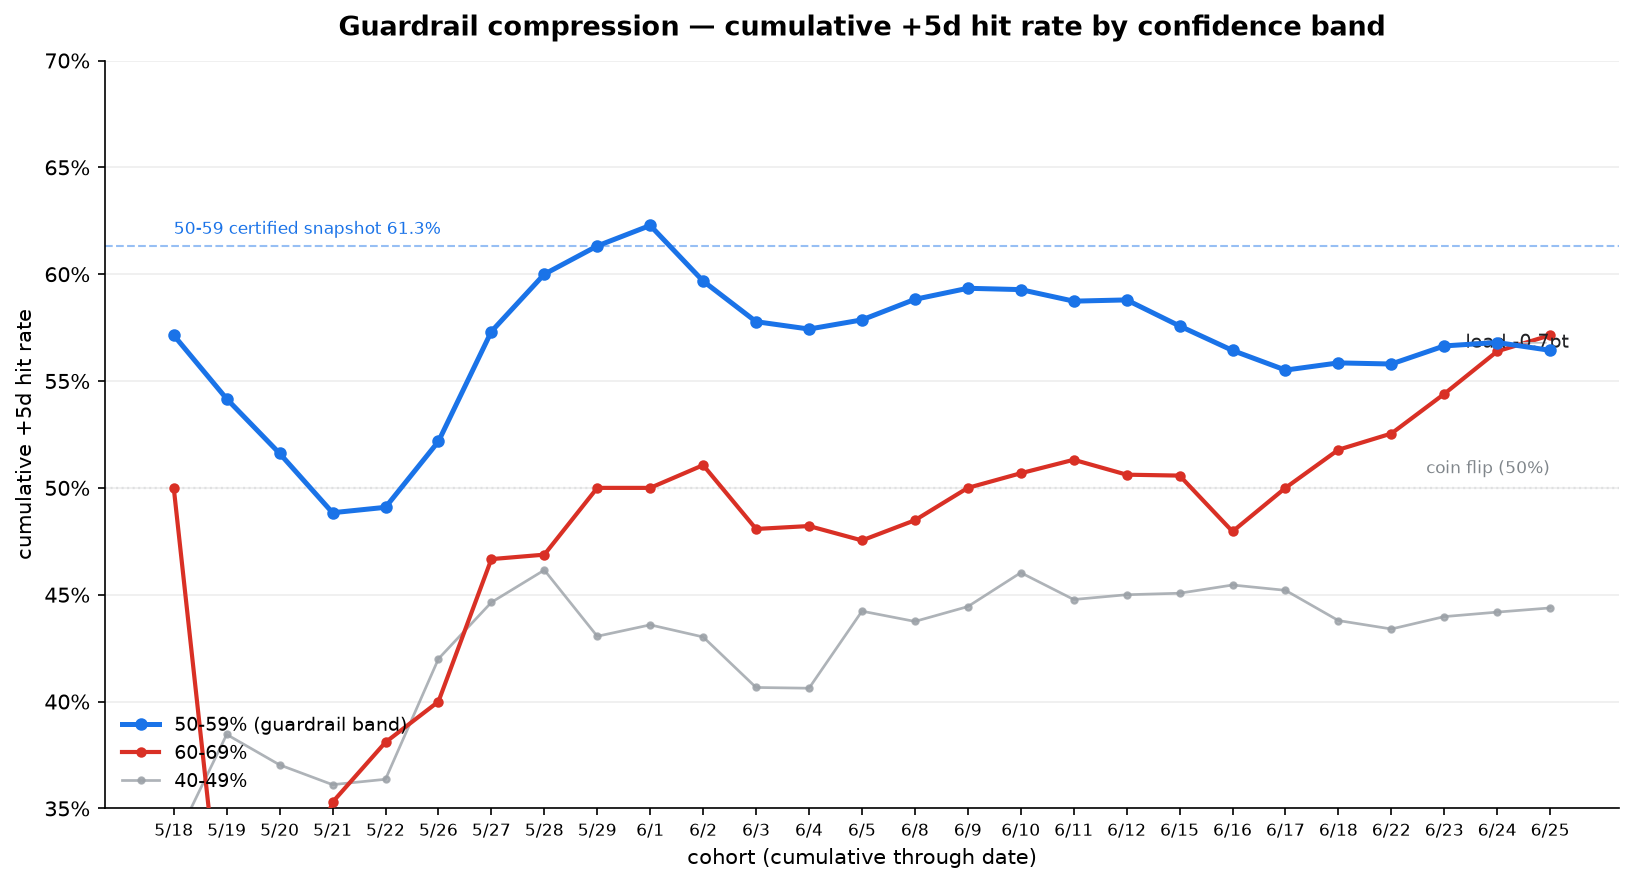

This figure's Python source:
#!/usr/bin/env python3
"""
guardrail_trace.py — Confidence-band guardrail compression trace.

The Phase 2 GO/NO-GO guardrail is "the 50-59% confidence band leads +5d accuracy."
Certified snapshot was 61.3% (n=216). As live +5d outcomes resolve, the cumulative
50-59% rate has eased (61.3 -> ~58.7). This harness traces, cohort by cohort, the
running-cumulative +5d hit rate of each confidence band so we can see whether the
50-59% lead over 60-69% is leveling off or trending toward a crossover (the failure
condition for the guardrail).

Source of truth: the Signals tab. A signal counts once its +5d outcome (Was-Right-5d,
col N) has resolved. Bands use closing-price-based Was-Right exactly as the tracker
computes it. Read-only on the source; never transcribes.

With --embed-into, also writes a "Live Cohort Scoreboard" sheet: one row per Phase 3-A
cohort (date >= --phase3a-start) with the per-cohort pairwise verdict (50-59% > 60-69%),
the cumulative lead through that cohort, and a regime flag from the cohort-wide hit rate.

Usage:
    python3 guardrail_trace.py --tracker claude_equity_bot_tracker.xlsx
    python3 guardrail_trace.py --tracker t.xlsx --since 2026-05-18 --until 2026-06-11
    python3 guardrail_trace.py --tracker t.xlsx --out-dir viz   # PNG destination
"""
from __future__ import annotations
import argparse
import datetime as dt
import os
import sys
from collections import defaultdict

import openpyxl

SIGNALS_SHEET = "Signals"
FIRST_DATA_ROW = 5
COL = dict(date=1, conf=5, right5=14)

# Bands as [low, high) on the confidence FRACTION (0.xx). 70%+ is the actionable
# tier (tiny n in Phase 2) and is reported separately if present.
BANDS = [("40-49%", 0.40, 0.50), ("50-59%", 0.50, 0.60), ("60-69%", 0.60, 0.70)]
LEAD_BAND = "50-59%"      # the guardrail band
RIVAL_BAND = "60-69%"     # the band it must stay above
CERTIFIED_LEAD = 0.613    # Phase 2 certified snapshot for 50-59% (n=216)
SHEET_NAME = "Guardrail Trace"   # name of the sheet written by --embed-into

# --- Live Cohort Scoreboard (Phase 3-A) ---
PHASE3A_START = dt.date(2026, 6, 15)        # first live advisory cohort
SCOREBOARD_SHEET = "Live Cohort Scoreboard"
# Regime flag keyed off the cohort-wide +5d hit rate (all confidences pooled).
# When forward returns are broadly adverse, every band compresses toward ~50% and
# the band ordering carries little information — so low-hit cohorts get flagged and
# weighted lightly. These thresholds are reporting aids, not statistical cutoffs.
REGIME_COMPRESSED = 0.40   # below: broad misses, bands can't separate
REGIME_CLEAN = 0.55        # above: bands have room to rank cleanly


def conf_frac(v):
    if v is None:
        return None
    return float(v) / 100.0 if v > 1.0 else float(v)


def band_of(c):
    if c is None:
        return None
    for name, lo, hi in BANDS:
        if lo <= c < hi:
            return name
    return None


def resolved(v):
    return str(v).strip().upper() in ("YES", "NO")


def is_hit(v):
    return str(v).strip().upper() == "YES"


def regime_of(cohort_hit):
    """Map a cohort-wide +5d hit rate to its regime label. Single source of truth
    for both the scoreboard's Regime column and the --stratify-regime mode."""
    if cohort_hit is None:
        return "\u2013"   # en-dash: no resolved signals
    if cohort_hit < REGIME_COMPRESSED:
        return "compressed"
    if cohort_hit > REGIME_CLEAN:
        return "clean"
    return "mixed"


def load_cohorts(tracker, since, until):
    """Return ordered list of (date, {band: [hits, n]}) for resolved +5d signals."""
    wb = openpyxl.load_workbook(tracker, data_only=True, read_only=True)
    ws = wb[SIGNALS_SHEET]
    # per (date, band) tally
    agg = defaultdict(lambda: defaultdict(lambda: [0, 0]))  # date -> band -> [hits, n]
    for row in ws.iter_rows(min_row=FIRST_DATA_ROW):
        d = row[COL["date"] - 1].value
        if d is None:
            continue
        dd = d.date() if isinstance(d, dt.datetime) else d
        if not isinstance(dd, dt.date):
            continue
        if since and dd < since:
            continue
        if until and dd > until:
            continue
        r5 = row[COL["right5"] - 1].value
        if not resolved(r5):
            continue
        b = band_of(conf_frac(row[COL["conf"] - 1].value))
        if b is None:
            continue
        cell = agg[dd][b]
        cell[1] += 1
        if is_hit(r5):
            cell[0] += 1
    wb.close()
    return sorted(agg.items())


def load_cohort_totals(tracker, since, until):
    """Return {date: [hits, n]} over ALL resolved +5d signals in a cohort,
    regardless of confidence band (incl. <40% and 70%+). This pooled rate is the
    cohort-wide difficulty signal the regime flag keys off."""
    wb = openpyxl.load_workbook(tracker, data_only=True, read_only=True)
    ws = wb[SIGNALS_SHEET]
    totals = defaultdict(lambda: [0, 0])  # date -> [hits, n]
    for row in ws.iter_rows(min_row=FIRST_DATA_ROW):
        d = row[COL["date"] - 1].value
        if d is None:
            continue
        dd = d.date() if isinstance(d, dt.datetime) else d
        if not isinstance(dd, dt.date):
            continue
        if since and dd < since:
            continue
        if until and dd > until:
            continue
        r5 = row[COL["right5"] - 1].value
        if not resolved(r5):
            continue
        totals[dd][1] += 1
        if is_hit(r5):
            totals[dd][0] += 1
    wb.close()
    return totals


def trace(cohorts):
    """Build per-cohort + cumulative rows. Returns (table_rows, series)."""
    cum = defaultdict(lambda: [0, 0])  # band -> [hits, n]
    table, series = [], defaultdict(list)
    dates = []
    for d, bands in cohorts:
        for name, _, _ in BANDS:
            h, n = bands.get(name, [0, 0])
            cum[name][0] += h
            cum[name][1] += n
        dates.append(d)
        row = {"date": d}
        for name, _, _ in BANDS:
            ch, cn = bands.get(name, [0, 0])
            tot_h, tot_n = cum[name]
            row[name] = (ch, cn, (tot_h / tot_n if tot_n else None))
            series[name].append(tot_h / tot_n if tot_n else None)
        table.append(row)
    return table, series, dates


def print_table(table):
    L, R = LEAD_BAND, RIVAL_BAND
    print(f"\n{'cohort':<11}  {'50-59 (coh)':>11}  {'60-69 (coh)':>11}  "
          f"{'cum 50-59':>9}  {'cum 60-69':>9}  {'cum 40-49':>9}  {'lead gap':>8}")
    print("-" * 86)
    for r in table:
        lh, ln, lc = r[L]
        rh, rn, rc = r[R]
        _, _, oc = r["40-49%"]
        coh_l = f"{lh}/{ln}" if ln else "  –"
        coh_r = f"{rh}/{rn}" if rn else "  –"
        gap = (lc - rc) if (lc is not None and rc is not None) else None
        print(f"{r['date']:%Y-%m-%d}  {coh_l:>11}  {coh_r:>11}  "
              f"{(f'{lc:.1%}' if lc is not None else '–'):>9}  "
              f"{(f'{rc:.1%}' if rc is not None else '–'):>9}  "
              f"{(f'{oc:.1%}' if oc is not None else '–'):>9}  "
              f"{(f'{gap*100:+.1f}pt' if gap is not None else '–'):>8}")


def make_chart_weekly(cohorts, series, dates, out_path):
    """Weekly-aggregated guardrail chart (fixes the unbounded-x squish).

    WHY: one x-tick per cohort grows +1 every trading day (39 -> 49 -> ...),
    so the axis always eventually squishes. Aggregating cohorts into ISO weeks
    changes growth to ~+1 tick/week and buries less signal in noise (per-cohort
    bands swing 33-88% on n=5-11; weekly they read on n=18-57).

    Bars   = that week's own hit rate per band (recent behaviour).
    Lines  = cumulative hit rate (the long-run trend the trace has always shown).
    """
    import matplotlib
    matplotlib.use("Agg")
    import matplotlib.pyplot as plt
    from matplotlib.ticker import FuncFormatter
    from collections import OrderedDict

    # aggregate per-cohort hits/n into ISO weeks
    wk = OrderedDict()
    for (d, bands) in cohorts:
        key = f"wk{d.isocalendar()[1]}"
        cell = wk.setdefault(key, {n: [0, 0] for n, _, _ in BANDS})
        for name, _, _ in BANDS:
            h, n = bands.get(name, [0, 0])
            cell[name][0] += h
            cell[name][1] += n
    weeks = list(wk.keys())
    x = list(range(len(weeks)))

    def wrate(name):
        return [(wk[w][name][0] / wk[w][name][1] if wk[w][name][1] else None)
                for w in weeks]

    # cumulative value at each week's LAST cohort (reuse the existing series)
    last_idx, seen = [], set()
    for i, d in enumerate(dates):
        seen.add(f"wk{d.isocalendar()[1]}")
        if len(seen) == len(last_idx) + 1:
            last_idx.append(i)
        else:
            last_idx[-1] = i
    cum_lead = [series[LEAD_BAND][i] for i in last_idx]
    cum_rival = [series[RIVAL_BAND][i] for i in last_idx]

    fig, ax = plt.subplots(figsize=(11, 6))
    w = 0.36
    lead_w = wrate(LEAD_BAND)
    rival_w = wrate(RIVAL_BAND)
    ax.bar([i - w / 2 for i in x], [v if v is not None else 0 for v in lead_w],
           width=w, color="#1a73e8", alpha=0.30, label="50-59% (that week)", zorder=2)
    ax.bar([i + w / 2 for i in x], [v if v is not None else 0 for v in rival_w],
           width=w, color="#d93025", alpha=0.30, label="60-69% (that week)", zorder=2)
    ax.plot(x, cum_lead, "-o", color="#1a73e8", lw=2.4, ms=5,
            label="50-59% (cumulative)", zorder=4)
    ax.plot(x, cum_rival, "-o", color="#d93025", lw=2.0, ms=4,
            label="60-69% (cumulative)", zorder=3)

    ax.axhline(0.50, ls=":", lw=1, color="#9aa0a6", zorder=1)
    ax.axhline(CERTIFIED_LEAD, ls="--", lw=1, color="#1a73e8", alpha=0.45, zorder=1)
    ax.text(x[0], CERTIFIED_LEAD + 0.006, "50-59 certified snapshot 61.3%",
            color="#1a73e8", fontsize=8, ha="left", va="bottom")

    lead_gap = (cum_lead[-1] - cum_rival[-1]) * 100 if cum_lead and cum_rival else 0.0
    ax.set_title("Guardrail trace (weekly) — bars: that week · lines: cumulative"
                 f"   |   final lead {lead_gap:+.1f}pt",
                 fontsize=13, fontweight="bold", pad=12)
    ax.set_xlabel("ISO week (cohorts aggregated)", fontsize=10)
    ax.set_ylabel("+5d hit rate", fontsize=10)
    ax.set_xticks(x)
    ax.set_xticklabels(weeks, fontsize=9)
    ax.yaxis.set_major_formatter(FuncFormatter(lambda v, _: f"{v:.0%}"))
    ax.set_ylim(0.0, 1.0)
    ax.grid(axis="y", color="#eee", lw=0.8)
    for sp in ("top", "right"):
        ax.spines[sp].set_visible(False)
    ax.legend(loc="lower left", frameon=False, fontsize=8, ncol=2)
    fig.tight_layout()
    fig.savefig(out_path, dpi=150, bbox_inches="tight")
    plt.close(fig)
    return weeks


def make_chart(table, series, dates, out_path):
    import matplotlib
    matplotlib.use("Agg")
    import matplotlib.pyplot as plt
    from matplotlib.ticker import FuncFormatter

    x = list(range(len(dates)))
    labels = [f"{d.month}/{d.day}" for d in dates]
    fig, ax = plt.subplots(figsize=(11, 6))

    ax.axhline(0.50, ls=":", lw=1, color="#9aa0a6", zorder=1)
    ax.text(x[-1], 0.505, "coin flip (50%)", color="#80868b", fontsize=8,
            ha="right", va="bottom")
    ax.axhline(CERTIFIED_LEAD, ls="--", lw=1, color="#1a73e8", alpha=0.45, zorder=1)
    ax.text(x[0], CERTIFIED_LEAD + 0.004, "50-59 certified snapshot 61.3%",
            color="#1a73e8", fontsize=8, ha="left", va="bottom")

    ax.plot(x, series[LEAD_BAND], "-o", color="#1a73e8", lw=2.4, ms=5,
            label="50-59% (guardrail band)", zorder=4)
    ax.plot(x, series[RIVAL_BAND], "-o", color="#d93025", lw=2.0, ms=4,
            label="60-69%", zorder=3)
    ax.plot(x, series["40-49%"], "-o", color="#9aa0a6", lw=1.3, ms=3,
            alpha=0.8, label="40-49%", zorder=2)

    # shade the lead gap at the final point
    yl, yr = series[LEAD_BAND][-1], series[RIVAL_BAND][-1]
    ax.annotate(f"lead {((yl - yr) * 100):+.1f}pt",
                xy=(x[-1], (yl + yr) / 2), xytext=(x[-1] - 1.6, (yl + yr) / 2),
                fontsize=9, color="#202124", va="center",
                arrowprops=dict(arrowstyle="-", color="#bdc1c6", lw=0.8))

    ax.set_title("Guardrail compression — cumulative +5d hit rate by confidence band",
                 fontsize=13, fontweight="bold", pad=12)
    ax.set_xlabel("cohort (cumulative through date)", fontsize=10)
    ax.set_ylabel("cumulative +5d hit rate", fontsize=10)
    ax.set_xticks(x)
    ax.set_xticklabels(labels, rotation=0, fontsize=8)
    ax.yaxis.set_major_formatter(FuncFormatter(lambda v, _: f"{v:.0%}"))
    ax.set_ylim(0.35, 0.70)
    ax.grid(axis="y", color="#eee", lw=0.8)
    for s in ("top", "right"):
        ax.spines[s].set_visible(False)
    ax.legend(loc="lower left", frameon=False, fontsize=9)
    fig.tight_layout()
    fig.savefig(out_path, dpi=150, bbox_inches="tight")
    plt.close(fig)


def embed_into_workbook(table, series, dates, png_path, embed_path):
    """Write/refresh a 'Guardrail Trace' sheet — auditable data table + the
    trajectory chart image + a summary — into embed_path so the chart travels
    with the workbook. Idempotent: replaces the sheet if it already exists."""
    import openpyxl
    from openpyxl.styles import Font, Alignment, PatternFill, Border, Side
    from openpyxl.drawing.image import Image as XLImage

    wb = openpyxl.load_workbook(embed_path)
    if SHEET_NAME in wb.sheetnames:
        del wb[SHEET_NAME]
    ws = wb.create_sheet(SHEET_NAME)

    hdr_fill = PatternFill("solid", fgColor="1A237E")
    hdr_font = Font(bold=True, color="FFFFFF", size=10)
    thin = Side(style="thin", color="D9D9D9")
    bd = Border(left=thin, right=thin, top=thin, bottom=thin)

    ws["A1"] = "Guardrail Compression Trace — cumulative +5d hit rate by confidence band"
    ws["A1"].font = Font(bold=True, size=13)
    ws["A2"] = (f"Auto-generated by guardrail_trace.py · source: Signals tab · "
                f"as of {dates[-1]:%Y-%m-%d}. The 50-59% band must lead 60-69%.")
    ws["A2"].font = Font(italic=True, size=9, color="666666")

    headers = ["Cohort", "50-59 (coh)", "60-69 (coh)", "cum 50-59",
               "cum 60-69", "cum 40-49", "lead gap (pt)"]
    hr = 4
    for j, h in enumerate(headers, start=1):
        c = ws.cell(hr, j, h)
        c.fill = hdr_fill
        c.font = hdr_font
        c.alignment = Alignment(horizontal="center")
        c.border = bd

    L, R = LEAD_BAND, RIVAL_BAND
    for i, r in enumerate(table):
        rr = hr + 1 + i
        lh, ln, lc = r[L]
        rh, rn, rc = r[R]
        _, _, oc = r["40-49%"]
        ws.cell(rr, 1, r["date"]).number_format = "m/d"
        ws.cell(rr, 2, (f"{lh}/{ln}" if ln else "–")).alignment = Alignment(horizontal="center")
        ws.cell(rr, 3, (f"{rh}/{rn}" if rn else "–")).alignment = Alignment(horizontal="center")
        for col, val in ((4, lc), (5, rc), (6, oc)):
            ws.cell(rr, col, val).number_format = "0.0%"
        gap = (lc - rc) if (lc is not None and rc is not None) else None
        ws.cell(rr, 7, (round(gap * 100, 1) if gap is not None else None)).number_format = "0.0"
        for j in range(1, 8):
            ws.cell(rr, j).border = bd
    last = hr + len(table)
    for j, w in enumerate([9, 11, 11, 10, 10, 10, 12], start=1):
        ws.column_dimensions[chr(64 + j)].width = w

    # summary block under the table
    lc, rc, oc = series[L][-1], series[R][-1], series["40-49%"][-1]
    gaps = [series[L][i] - series[R][i] for i in range(len(dates))
            if series[L][i] is not None and series[R][i] is not None]
    sr = last + 2
    ws.cell(sr, 1, f"As of {dates[-1]:%Y-%m-%d}").font = Font(bold=True)
    ws.cell(sr + 1, 1, f"50-59% {lc:.1%}   ·   60-69% {rc:.1%}   ·   40-49% {oc:.1%}")
    ws.cell(sr + 2, 1, f"lead (50-59 over 60-69): {(lc - rc) * 100:+.1f}pt"
                       f"    ·    drift from certified 61.3%: {(lc - CERTIFIED_LEAD) * 100:+.1f}pt")
    if len(gaps) >= 4:
        recent = gaps[-3:]
        slope = recent[-1] - recent[0]
        trend = ("widening" if slope > 0.01 else
                 "narrowing" if slope < -0.01 else "roughly flat")
        ws.cell(sr + 3, 1, f"lead gap, last 3 cohorts: {trend} "
                           f"({recent[0] * 100:+.1f}pt → {recent[-1] * 100:+.1f}pt)")

    # embed the polished trajectory chart to the right of the table
    if png_path and os.path.exists(png_path):
        img = XLImage(png_path)
        scale = min(1.0, 760.0 / float(img.width))   # cap width ~760 px
        img.width = int(img.width * scale)
        img.height = int(img.height * scale)
        ws.add_image(img, "I4")

    wb.save(embed_path)


def build_scoreboard(cohorts, totals, series, dates, phase3a_start):
    """One row per Phase 3-A cohort (date >= phase3a_start). Each row carries the
    per-cohort guardrail verdict, the cumulative lead through that cohort, and a
    regime flag from the cohort-wide hit rate.

    'Held' is the guardrail's PAIRWISE claim (50-59% > 60-69%) — deliberately
    distinct from the tracker's stricter 'is 50-59 the top band' Pattern, so a
    cohort can read NO in the tracker yet still hold the pairwise claim."""
    L, R = LEAD_BAND, RIVAL_BAND
    date_index = {d: i for i, d in enumerate(dates)}
    rows = []
    for d, bands in cohorts:
        if d < phase3a_start:
            continue
        th, tn = totals.get(d, [0, 0])
        cohort_hit = (th / tn) if tn else None
        rates = {}
        for name, _, _ in BANDS:
            h, n = bands.get(name, [0, 0])
            rates[name] = (h, n, (h / n) if n else None)
        l_h, l_n, l_rate = rates[L]
        _, _, r_rate = rates[R]
        if l_rate is not None and r_rate is not None:
            held = "YES" if l_rate > r_rate else ("TIE" if l_rate == r_rate else "NO")
        else:
            held = "n/a"
        present = [(name.replace("%", ""), rates[name][2], rates[name][1])
                   for name, _, _ in BANDS if rates[name][1] > 0]
        present.sort(key=lambda x: x[1], reverse=True)
        parts = []
        for k, (nm, rt, nn) in enumerate(present):
            sep = "" if k == 0 else (" = " if abs(rt - present[k - 1][1]) < 1e-9 else " > ")
            parts.append(f"{sep}{nm} {rt:.0%}({nn})")
        order = "".join(parts) if present else "–"
        idx = date_index[d]
        cl, cr = series[L][idx], series[R][idx]
        cum_lead = (cl - cr) if (cl is not None and cr is not None) else None
        regime = regime_of(cohort_hit)
        rows.append(dict(date=d, n=tn, l_h=l_h, l_n=l_n, l_rate=l_rate, held=held,
                         order=order, cum_lead=cum_lead, cohort_hit=cohort_hit,
                         regime=regime))
    return rows


def print_scoreboard(rows):
    print("\n" + "=" * 60)
    print("LIVE COHORT SCOREBOARD (Phase 3-A) — 50-59% vs 60-69% out-of-sample")
    if not rows:
        print("  (no Phase 3-A cohorts have resolved their +5d yet)")
        return
    print(f"{'cohort':<11}{'n':>4}  {'50-59%':>13}  {'held':>4}  "
          f"{'band order (by hit)':<26}{'cum lead':>9}  {'coh hit':>7}  {'regime':<11}")
    print("-" * 98)
    for r in rows:
        rate = (f"{r['l_h']} of {r['l_n']} ({r['l_rate']:.0%})" if r['l_n'] else "–")
        cl = (f"{r['cum_lead'] * 100:+.1f}pt" if r['cum_lead'] is not None else "–")
        ch = (f"{r['cohort_hit']:.0%}" if r['cohort_hit'] is not None else "–")
        print(f"{r['date']:%Y-%m-%d}{r['n']:>4}  {rate:>13}  {r['held']:>4}  "
              f"{r['order']:<26}{cl:>9}  {ch:>7}  {r['regime']:<11}")
    held_yes = sum(1 for r in rows if r["held"] == "YES")
    held_tot = sum(1 for r in rows if r["held"] in ("YES", "NO"))
    print(f"\n  pairwise held (50-59 > 60-69): {held_yes} of {held_tot} live cohorts"
          "   ·   compressed cohorts are low-information")


def embed_scoreboard_sheet(rows, embed_path, as_of):
    """Write/refresh a 'Live Cohort Scoreboard' sheet into embed_path. Idempotent:
    replaces the sheet if present. No formulas — static, recalc-safe."""
    import openpyxl
    from openpyxl.styles import Font, Alignment, PatternFill, Border, Side

    wb = openpyxl.load_workbook(embed_path)
    if SCOREBOARD_SHEET in wb.sheetnames:
        del wb[SCOREBOARD_SHEET]
    ws = wb.create_sheet(SCOREBOARD_SHEET)

    hdr_fill = PatternFill("solid", fgColor="0B6E4F")
    hdr_font = Font(bold=True, color="FFFFFF", size=10)
    thin = Side(style="thin", color="D9D9D9")
    bd = Border(left=thin, right=thin, top=thin, bottom=thin)
    green = PatternFill("solid", fgColor="E6F4EA")
    red = PatternFill("solid", fgColor="FCE8E6")
    amber = PatternFill("solid", fgColor="FEF7E0")
    grey = PatternFill("solid", fgColor="F1F3F4")

    ws["A1"] = "Live Cohort Scoreboard — Phase 3-A out-of-sample guardrail"
    ws["A1"].font = Font(bold=True, size=13)
    ws["A2"] = (f"Auto-generated by guardrail_trace.py · source: Signals tab · as of "
                f"{as_of:%Y-%m-%d}. One row per live cohort. 'Held' = the guardrail's "
                "pairwise claim, 50-59% > 60-69% (distinct from the tracker's stricter "
                "'is 50-59 the top band' Pattern). Regime is keyed off the cohort-wide +5d "
                "hit rate: <40% compressed (bands can't separate), >55% clean — weight "
                "compressed cohorts lightly.")
    ws["A2"].font = Font(italic=True, size=9, color="666666")
    ws["A2"].alignment = Alignment(wrap_text=True, vertical="top")
    ws.merge_cells("A2:I2")
    ws.row_dimensions[2].height = 54

    headers = ["Cohort", "n", "50-59% (h/n)", "50-59%", "Held (50-59>60-69)",
               "Cohort band order (by hit)", "Cum lead (pt)", "Cohort hit%", "Regime"]
    hr = 4
    for j, h in enumerate(headers, start=1):
        c = ws.cell(hr, j, h)
        c.fill = hdr_fill
        c.font = hdr_font
        c.alignment = Alignment(horizontal="center", wrap_text=True, vertical="center")
        c.border = bd
    ws.row_dimensions[hr].height = 30

    if not rows:
        msg = ws.cell(hr + 1, 1, "No Phase 3-A cohorts have resolved their +5d yet.")
        msg.font = Font(italic=True, color="666666")
        ws.merge_cells(start_row=hr + 1, start_column=1, end_row=hr + 1, end_column=9)
    else:
        for i, r in enumerate(rows):
            rr = hr + 1 + i
            ws.cell(rr, 1, r["date"]).number_format = "m/d"
            ws.cell(rr, 2, r["n"]).alignment = Alignment(horizontal="center")
            ws.cell(rr, 3, (f"{r['l_h']} of {r['l_n']}" if r['l_n'] else "–")).alignment = \
                Alignment(horizontal="center")
            ws.cell(rr, 4, r["l_rate"]).number_format = "0.0%"
            hc = ws.cell(rr, 5, r["held"])
            hc.alignment = Alignment(horizontal="center")
            hc.font = Font(bold=True)
            hc.fill = green if r["held"] == "YES" else red if r["held"] == "NO" else grey
            ws.cell(rr, 6, r["order"]).alignment = Alignment(horizontal="left")
            gc = ws.cell(rr, 7, (round(r["cum_lead"] * 100, 1)
                                 if r["cum_lead"] is not None else None))
            gc.number_format = "0.0"
            ws.cell(rr, 8, r["cohort_hit"]).number_format = "0%"
            rc = ws.cell(rr, 9, r["regime"])
            rc.alignment = Alignment(horizontal="center")
            rc.fill = amber if r["regime"] == "compressed" else \
                green if r["regime"] == "clean" else grey
            for j in range(1, 10):
                ws.cell(rr, j).border = bd

        last = hr + len(rows)
        held_yes = sum(1 for r in rows if r["held"] == "YES")
        held_tot = sum(1 for r in rows if r["held"] in ("YES", "NO"))
        final_lead = next((r["cum_lead"] for r in reversed(rows)
                           if r["cum_lead"] is not None), None)
        sr = last + 2
        ws.cell(sr, 1, f"Pairwise held (50-59 > 60-69): {held_yes} of {held_tot} "
                       f"live cohorts").font = Font(bold=True)
        if final_lead is not None:
            ws.cell(sr + 1, 1, f"Cumulative lead through {as_of:%Y-%m-%d}: "
                               f"{final_lead * 100:+.1f}pt   ·   compressed cohorts are "
                               "low-information — weight them lightly")

    for j, w in enumerate([9, 5, 13, 8, 18, 28, 12, 11, 12], start=1):
        ws.column_dimensions[chr(64 + j)].width = w

    wb.save(embed_path)


def stratify_by_regime(cohorts, totals, phase3a_start):
    """Pool 50-59% vs 60-69% (+5d) outcomes WITHIN each regime stratum, split by
    phase (Phase 2 = before phase3a_start, Phase 3-A = on/after). Also pools a
    'non-compressed' stratum (mixed + clean) and an 'ALL' stratum per phase.

    Returns: {phase: {stratum: {LEAD:[h,n], RIVAL:[h,n], "_cohorts":[date,...]}}}
    The decisive cell for 're-litigating' Q1 is Phase-2 / non-compressed: if the
    50-59 lead is real there, the certified guardrail was not just a compressed
    artifact."""
    L, R = LEAD_BAND, RIVAL_BAND
    phases = ("Phase 2", "Phase 3-A")
    strat = {p: defaultdict(lambda: {L: [0, 0], R: [0, 0], "_cohorts": []})
             for p in phases}

    def add(phase, stratum, d, bands):
        cell = strat[phase][stratum]
        for b in (L, R):
            h, n = bands.get(b, [0, 0])
            cell[b][0] += h
            cell[b][1] += n
        cell["_cohorts"].append(d)

    for d, bands in cohorts:
        phase = "Phase 3-A" if d >= phase3a_start else "Phase 2"
        th, tn = totals.get(d, [0, 0])
        reg = regime_of((th / tn) if tn else None)
        add(phase, reg, d, bands)
        if reg in ("mixed", "clean"):
            add(phase, "non-compressed", d, bands)
        add(phase, "ALL", d, bands)
    return strat


def _stratum_stats(cell):
    """(lead_hits, lead_n, lead_rate, rival_hits, rival_n, rival_rate, lead_gap, n_cohorts)."""
    L, R = LEAD_BAND, RIVAL_BAND
    lh, ln = cell[L]
    rh, rn = cell[R]
    lr = (lh / ln) if ln else None
    rr = (rh / rn) if rn else None
    gap = (lr - rr) if (lr is not None and rr is not None) else None
    return lh, ln, lr, rh, rn, rr, gap, len(cell["_cohorts"])


# A non-compressed Phase-2 lead below this (in points) is treated as "not a real
# lead" -> the certified guardrail would then be a compressed-regime artifact.
ARTIFACT_THRESHOLD = 0.03


def verdict_lines(strat):
    """Plain-prose verdict sentences, shared by the console print and the .md."""
    def gap(phase, s):
        if s not in strat[phase]:
            return None
        return _stratum_stats(strat[phase][s])[6]
    p2_comp = gap("Phase 2", "compressed")
    p2_nc = gap("Phase 2", "non-compressed")
    p2_clean = gap("Phase 2", "clean")
    p2_mix = gap("Phase 2", "mixed")
    p2_all = gap("Phase 2", "ALL")
    p3_nc = gap("Phase 3-A", "non-compressed")
    p3_all = gap("Phase 3-A", "ALL")

    def pt(x):
        return "n/a" if x is None else f"{x * 100:+.1f}pt"

    out = []
    if p2_nc is None:
        out.append("Insufficient non-compressed Phase 2 data to rule on the question.")
        return out

    if p2_nc < ARTIFACT_THRESHOLD:
        out.append(f"Phase 2 50-59 lead in NON-COMPRESSED cohorts is only {pt(p2_nc)} "
                   f"(compressed {pt(p2_comp)}).")
        out.append("=> The certified +61.3% guardrail was largely a REGIME ARTIFACT, carried "
                   "by compressed/down cohorts. Its live failure is mechanically expected: the "
                   "50-59 > 60-69 ordering was never a calibration law in normal regimes, so it "
                   "does not generalize to the live (mostly non-compressed) cohorts.")
    else:
        out.append(f"Phase 2 50-59 STILL leads in NON-COMPRESSED cohorts: {pt(p2_nc)} "
                   f"(mixed {pt(p2_mix)}, clean {pt(p2_clean)}; compressed {pt(p2_comp)}, "
                   f"all-Phase-2 {pt(p2_all)}).")
        out.append("=> The guardrail was NOT merely a compressed-regime artifact: 50-59 led "
                   "60-69 across regimes in Phase 2, INCLUDING clean cohorts.")
        if p3_nc is not None:
            out.append(f"Yet within the SAME non-compressed regimes, Phase 3-A shows {pt(p3_nc)} "
                       f"(all-live {pt(p3_all)}).")
            if p3_nc < 0:
                out.append("The relationship has FLIPPED between Phase 2 and now within the same "
                           "regime stratum -> the more interesting story: SOMETHING CHANGED "
                           "between Phase 2 and live, and regime composition does not explain it. "
                           "Candidates: a market/volatility shift the hit-rate flag doesn't "
                           "capture, signal-generator drift between phases (checkable vs the "
                           "logs), temporal overfitting of Q1, or live small-sample noise.")
    out.append("NOTE: strata pool small n (especially live 60-69) — read leads as directional, "
               "weight by n, and let additional live cohorts firm the sign.")
    return out


_STRAT_ORDER = ["compressed", "mixed", "clean", "non-compressed", "ALL"]


def print_stratification(strat, phase3a_start):
    print("\n" + "=" * 72)
    print("PHASE 2 Q1 RE-EXAMINATION  —  50-59% vs 60-69% (+5d) WITHIN REGIME")
    print("=" * 72)
    print(f"Regime = cohort-wide +5d hit rate (compressed <{REGIME_COMPRESSED:.0%}, "
          f"clean >{REGIME_CLEAN:.0%}, else mixed). Split at {phase3a_start.isoformat()}.")
    for phase in ("Phase 2", "Phase 3-A"):
        print(f"\n  {phase}")
        print(f"    {'stratum':<15}{'coh':>4}  {'50-59% (n)':>14}  "
              f"{'60-69% (n)':>14}  {'lead':>9}")
        print("    " + "-" * 62)
        for s in _STRAT_ORDER:
            if s not in strat[phase]:
                continue
            lh, ln, lr, rh, rn, rr, gap, nc = _stratum_stats(strat[phase][s])
            ls = f"{lr:.1%} ({ln})" if lr is not None else f"-- ({ln})"
            rs = f"{rr:.1%} ({rn})" if rr is not None else f"-- ({rn})"
            gs = f"{gap * 100:+.1f}pt" if gap is not None else "--"
            mark = "  *" if s == "non-compressed" else ""
            print(f"    {s:<15}{nc:>4}  {ls:>14}  {rs:>14}  {gs:>9}{mark}")
    print("\n  " + "-" * 62)
    print("  VERDICT")
    for p in verdict_lines(strat):
        print("  " + p)


def write_stratification_md(strat, out_dir, as_of, phase3a_start):
    L, R = LEAD_BAND, RIVAL_BAND
    out = []
    out.append("# Phase 2 Q1 Re-Examination — 50-59% vs 60-69% by Regime")
    out.append("")
    out.append(f"*Generated {as_of} · regime = cohort-wide +5d hit rate "
               f"(compressed &lt;{REGIME_COMPRESSED:.0%}, clean &gt;{REGIME_CLEAN:.0%}, "
               f"else mixed) · phases split at {phase3a_start.isoformat()} · +5d "
               f"directional outcomes only*")
    out.append("")
    out.append("**Question.** Was the certified **+61.3%** Phase 2 lead of the 50-59% band a "
               "real, regime-robust calibration feature, or an artifact carried by "
               "compressed/down cohorts? The decisive cell is the **non-compressed** "
               "(mixed + clean) Phase 2 row.")
    out.append("")
    for phase in ("Phase 2", "Phase 3-A"):
        out.append(f"## {phase}")
        out.append("")
        out.append("| Stratum | Cohorts | 50-59% (n) | 60-69% (n) | Lead (50-59 − 60-69) |")
        out.append("|---|---:|---:|---:|---:|")
        for s in _STRAT_ORDER:
            if s not in strat[phase]:
                continue
            lh, ln, lr, rh, rn, rr, gap, nc = _stratum_stats(strat[phase][s])
            ls = f"{lr:.1%} ({ln})" if lr is not None else f"\u2013 ({ln})"
            rs = f"{rr:.1%} ({rn})" if rr is not None else f"\u2013 ({rn})"
            gs = f"**{gap * 100:+.1f}pt**" if gap is not None else "\u2013"
            label = f"**{s}**" if s == "non-compressed" else s
            out.append(f"| {label} | {nc} | {ls} | {rs} | {gs} |")
        out.append("")
    out.append("## Verdict")
    out.append("")
    for p in verdict_lines(strat):
        out.append(p.replace("=>", "**\u2192**"))
        out.append("")
    path = os.path.join(out_dir, "regime_stratification.md")
    with open(path, "w", newline="\n") as f:
        f.write("\n".join(out).rstrip() + "\n")
    return path


def main(argv=None):
    ap = argparse.ArgumentParser(description="Trace confidence-band guardrail "
                                             "compression cohort-by-cohort.")
    ap.add_argument("--tracker", default="claude_equity_bot_tracker.xlsx")
    ap.add_argument("--weekly", action="store_true",
                    help="aggregate cohorts into ISO weeks for the chart "
                         "(fixes the unbounded-x squish; per-cohort remains the default)")
    ap.add_argument("--since", default=None, help="YYYY-MM-DD inclusive")
    ap.add_argument("--until", default=None, help="YYYY-MM-DD inclusive")
    ap.add_argument("--out-dir", default=".")
    ap.add_argument("--embed-into", default=None,
                    help="write/refresh a 'Guardrail Trace' sheet (data table + "
                         "chart image) into this .xlsx — pass a COPY of your tracker")
    ap.add_argument("--phase3a-start", default=PHASE3A_START.isoformat(),
                    help="YYYY-MM-DD first live cohort for the scoreboard "
                         f"(default {PHASE3A_START.isoformat()})")
    ap.add_argument("--stratify-regime", action="store_true",
                    help="also pool 50-59 vs 60-69 (+5d) WITHIN compressed/mixed/clean "
                         "regimes, split Phase 2 vs Phase 3-A; prints a table + verdict "
                         "and writes regime_stratification.md to --out-dir")
    args = ap.parse_args(argv)

    if not os.path.exists(args.tracker):
        sys.exit(f"ERROR: tracker not found: {args.tracker}")
    since = dt.date.fromisoformat(args.since) if args.since else None
    until = dt.date.fromisoformat(args.until) if args.until else None
    os.makedirs(args.out_dir, exist_ok=True)

    cohorts = load_cohorts(args.tracker, since, until)
    if not cohorts:
        sys.exit("ERROR: no resolved +5d signals in range.")
    table, series, dates = trace(cohorts)
    print_table(table)

    L, R = LEAD_BAND, RIVAL_BAND
    lc, rc, oc = series[L][-1], series[R][-1], series["40-49%"][-1]
    print("\n" + "=" * 60)
    print("FINAL CUMULATIVE (through %s):" % dates[-1])
    print(f"  50-59%: {lc:.1%}   60-69%: {rc:.1%}   40-49%: {oc:.1%}")
    print(f"  lead (50-59 over 60-69): {(lc - rc) * 100:+.1f}pt")
    print(f"  drift from certified 61.3%: {(lc - CERTIFIED_LEAD) * 100:+.1f}pt")
    # simple leveling check: compare gap over last 3 cohorts
    gaps = [series[L][i] - series[R][i] for i in range(len(dates))
            if series[L][i] is not None and series[R][i] is not None]
    if len(gaps) >= 4:
        recent = gaps[-3:]
        slope = recent[-1] - recent[0]
        trend = ("widening" if slope > 0.01 else
                 "narrowing" if slope < -0.01 else "roughly flat")
        print(f"  lead gap over last 3 cohorts: {trend} "
              f"({recent[0] * 100:+.1f}pt -> {recent[-1] * 100:+.1f}pt)")

    png = os.path.join(args.out_dir, "guardrail_trace.png")
    if args.weekly:
        wks = make_chart_weekly(cohorts, series, dates, png)
        print(f"  [weekly] {len(dates)} cohorts aggregated into {len(wks)} week(s)")
    else:
        make_chart(table, series, dates, png)
    print(f"\nWrote: {png}")

    # --- Live Cohort Scoreboard (Phase 3-A) ---
    phase3a_start = dt.date.fromisoformat(args.phase3a_start)
    totals = load_cohort_totals(args.tracker, since, until)
    sb_rows = build_scoreboard(cohorts, totals, series, dates, phase3a_start)
    print_scoreboard(sb_rows)

    if args.stratify_regime:
        strat = stratify_by_regime(cohorts, totals, phase3a_start)
        print_stratification(strat, phase3a_start)
        sp = write_stratification_md(strat, args.out_dir, dates[-1], phase3a_start)
        print(f"\nWrote: {sp}")

    if args.embed_into:
        if not os.path.exists(args.embed_into):
            sys.exit(f"ERROR: --embed-into target not found: {args.embed_into}")
        embed_into_workbook(table, series, dates, png, args.embed_into)
        print(f"Embedded '{SHEET_NAME}' sheet into: {args.embed_into}")
        embed_scoreboard_sheet(sb_rows, args.embed_into, dates[-1])
        print(f"Embedded '{SCOREBOARD_SHEET}' sheet into: {args.embed_into}")


if __name__ == "__main__":
    main()
